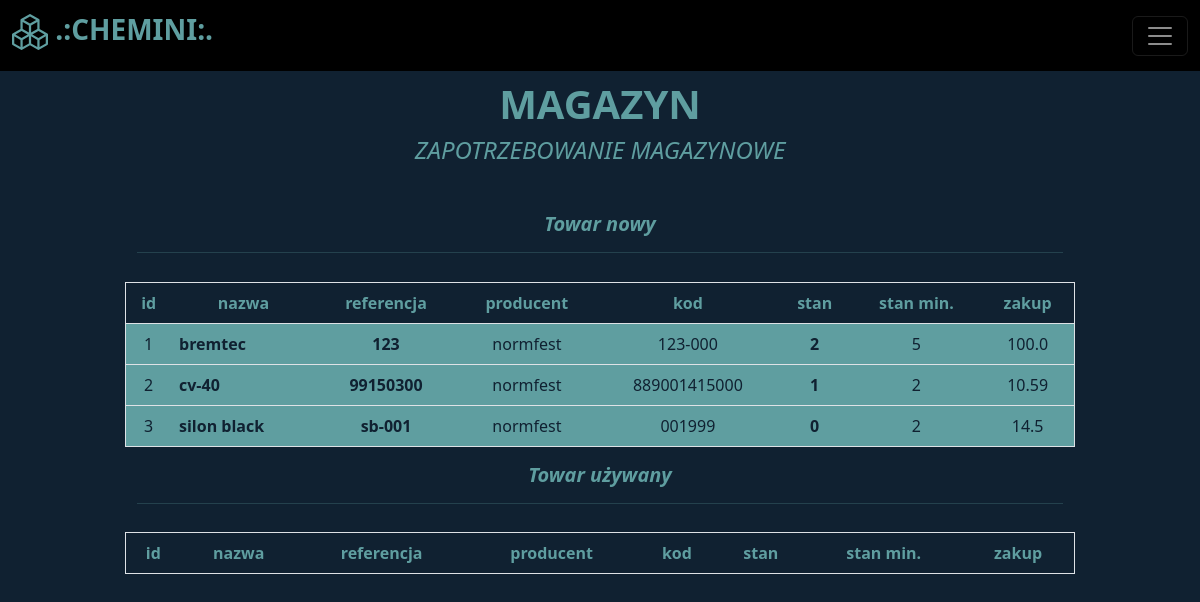
The page /demand (signed in) on the database as committed earlier.
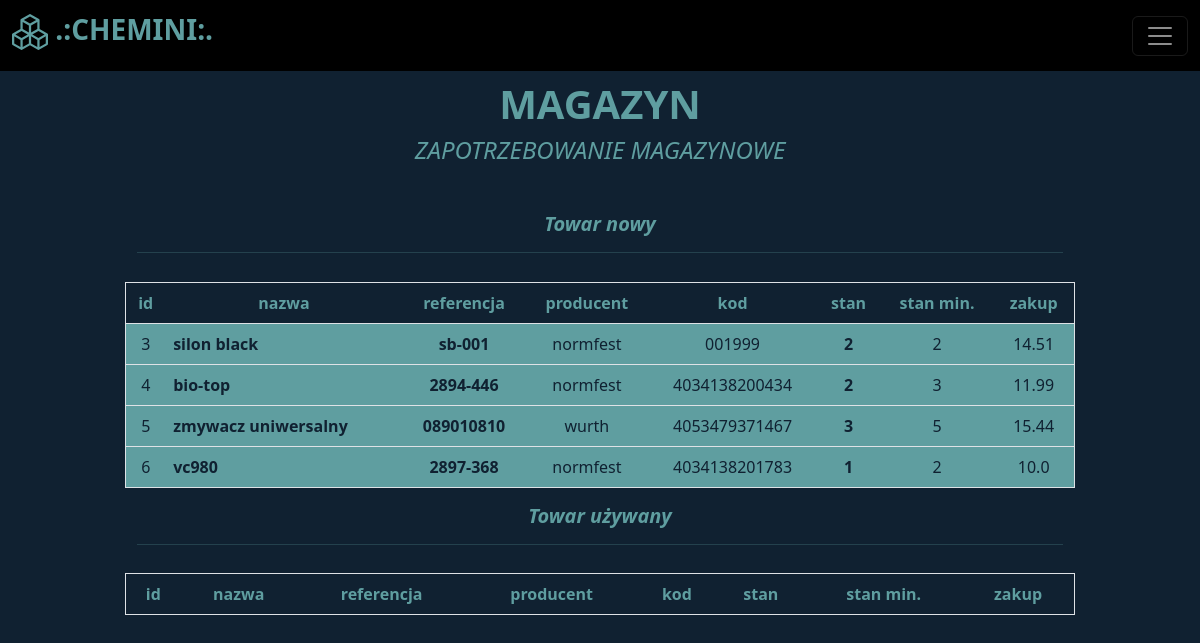
The same page on the database as committed later.
### libs/models.py (models this page shows)
class Item(Base):
    __tablename__ = "items"
    id = Column(Integer, primary_key=True, autoincrement=True, index=True)
    name = Column(String, unique=False, nullable=False)
    manufacturer = Column(String, nullable=False)
    reference = Column(String, unique=True, index=True, nullable=False)
    code = Column(String, unique=True, index=True)
    description = Column(String)
    stack = Column(Integer, nullable=False, default=0)
    stack_min = Column(Integer, nullable=False, default=0)
    buy = Column(Float)
    sell = Column(Float)
    used = Column(Boolean, default=False)

### routers/warehouse.py (the view)
@router.get('/demand', tags=['warehouse'])
def get_page_with_demand(request: Request, db:Session=Depends(get_db)):
    token = request.cookies.get("access_token")
    user = tokenizer.check_user(token, db)
    if not user:
        return RedirectResponse("/")
    items_new = db.query(Item).where((Item.used==False) & (Item.stack<=Item.stack_min))
    items_used = db.query(Item).where((Item.used==True) & (Item.stack<=Item.stack_min))
    try:
        column_names = ["id", "nazwa", "referencja", "producent", "kod", "stan", "stan min.", "zakup"]
        df = []
        for item in items_new:
            line = [item.id, item.name, item.reference, item.manufacturer, item.code, item.stack, item.stack_min, item.buy]
            df.append(line)
        demands_new_list = tabulate(df, headers=column_names, tablefmt="fancy_grid")
        df = []
        for item in items_used:
            line = [item.id, item.name, item.reference, item.manufacturer, item.code, item.stack, item.stack_min, item.buy]
            df.append(line)
        demands_used_list = tabulate(df, headers=column_names, tablefmt="fancy_grid")
        _time = time.strftime('%d-%m-%Y')
        demand_filepath = f"{config.get('files', 'demands')}/zapotrzebowanie {_time}.txt"
        print(demand_filepath)
        with open(f"{demand_filepath}", "w", encoding="utf-8") as demands:
            demands.write(f"ZAPOTRZEBOWANIE MAGAZYNOWE NA DZIEŃ:   {_time}\n\n")
            demands.write("CZĘŚCI NOWE\n")
            demands.write(demands_new_list)
            demands.write("\n\nCZĘŚCI UŻYWANE\n")
            demands.write(demands_used_list)
            demands.write("\n\n")
    except Exception as e:
        print(e)
    return templates.TemplateResponse(
        "demand.html",{"request":request, "used_items": items_used, "new_items": items_new, "user": user})

### templates/demand.html (shortened to what this page needs)
{% extends "baseauth.html" %}
{% block col2 %}
<div style="text-align:center">
  <h1><b>MAGAZYN</b></h1>
  <h4><i>ZAPOTRZEBOWANIE MAGAZYNOWE</i></h4>
</div>
<div class="row" style="margin-top:5%">
    <div class="col">
        <div class="container" style="text-align:center">
            <h5><i><b>Towar nowy<hr></b></i></h5>
        </div>
        <table class="table table-hover border" style="color:cadetblue; background:#102131; text-align:center; margin-top:3%">
            <thead>
              <tr>
                <th scope="col">id</th>
                <th scope="col">nazwa</th>
                <th scope="col">referencja</th>
                <th scope="col">producent</th>
                <th scope="col">kod</th>
                <th scope="col">stan</th>
                <th scope="col">stan min.</th>
                <th scope="col">zakup</th>
              </tr>
            </thead>
            <tbody>
              {% for item in new_items %}
                    <tr style="color:#102131; background:cadetblue">
                        <td>{{ item.id }}</td>
                        <td style="text-align:left"><b>{{ item.name }}</b></td>
                        <td style="text-align:center"><b>{{ item.reference }}</b></td>
                        <td style="text-align:center">{{ item.manufacturer }}</td>
                        <td style="text-align:center">{{ item.code }}</td>
                        <td><b>{{ item.stack }}</b></td>
                        <td>{{ item.stack_min }}</td>
                        <td>{{ item.buy }}</td>
                    </tr>
              {% endfor %}
            </tbody>
          </table>
    </div>
    <div class="col">
        <div class="container" style="text-align:center">
            <h5><i><b>Towar używany<hr></b></i></h5>
        </div>
        <table class="table table-hover border" style="color:cadetblue; background:#102131; text-align:center; margin-top:3%">
            <thead>
              <tr>
                <th scope="col">id</th>
                <th scope="col">nazwa</th>
                <th scope="col">referencja</th>
                <th scope="col">producent</th>
                <th scope="col">kod</th>
                <th scope="col">stan</th>
                <th scope="col">stan min.</th>
                <th scope="col">zakup</th>
              </tr>
            </thead>
          </table>
    </div>
</div>
{% endblock %}

Rows that differ between the two databases and show on the page:
removed Item: id "1", name "bremtec", reference "123", manufacturer "normfest", code "123-000", stack "2", stack_min "5", buy "100.0"
removed Item: id "2", name "cv-40", reference "99150300", manufacturer "normfest", code "889001415000", stack "1", stack_min "2", buy "10.59"
changed Item "silon black": stack "0" → "2"; buy "14.5" → "14.51"
added Item: id "4", name "bio-top", reference "2894-446", manufacturer "normfest", code "4034138200434", stack "2", stack_min "3", buy "11.99"
added Item: id "5", name "zmywacz uniwersalny", reference "089010810", manufacturer "wurth", code "4053479371467", stack "3", stack_min "5", buy "15.44"
added Item: id "6", name "vc980", reference "2897-368", manufacturer "normfest", code "4034138201783", stack "1", stack_min "2", buy "10.0"
